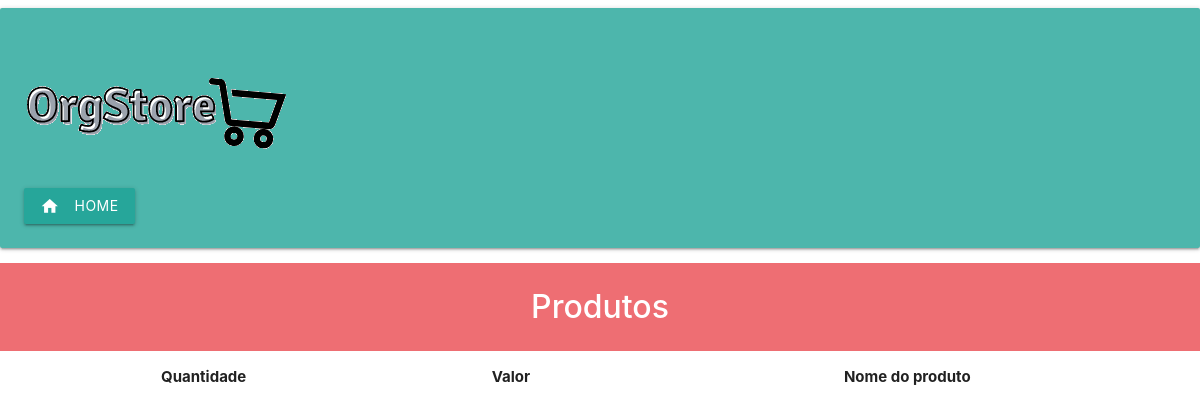
Before: /meusprodutos2.php?pdd2=50 with the older database file.
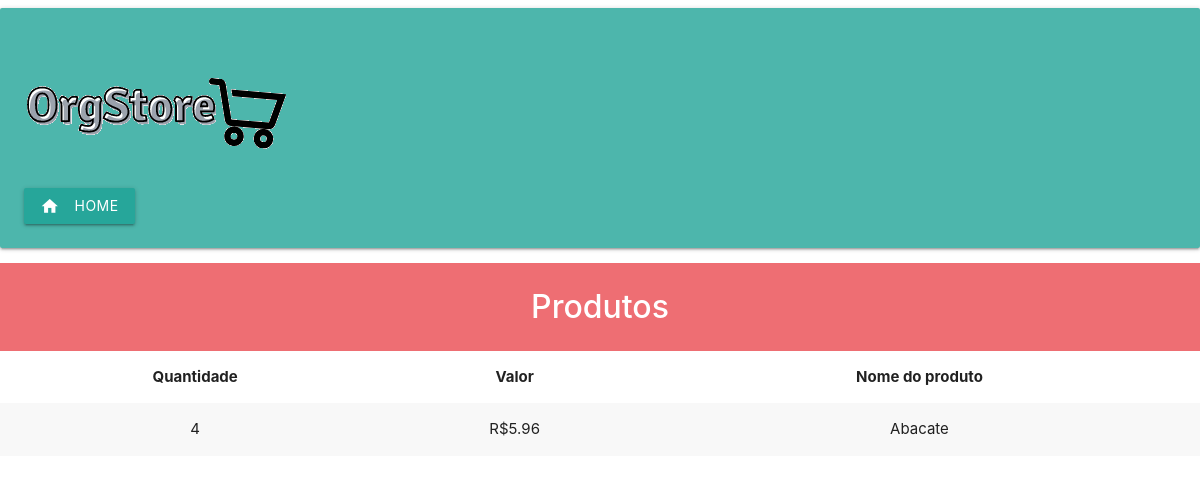
After: the same page with the newer database file.
### tables this page shows
CREATE TABLE `produto` (
  `id_produto` int(11) NOT NULL,
  `nome_produto` varchar(255) NOT NULL,
  `preco_produto` float NOT NULL,
  `qtd_produto` int(11) NOT NULL,
  `id_pedido` int(11) NOT NULL
);

### meusprodutos2.php (the view, shortened to what this page needs)
<?php
require_once 'db_connect.php';
?>
<!DOCTYPE html>
<html lang="pt-br">
<head>
    <link rel="stylesheet" href="https://cdnjs.cloudflare.com/ajax/libs/materialize/1.0.0/css/materialize.min.css">
    <link type="text/css" rel="stylesheet" href="css/materialize.min.css"  media="screen,projection"/>
</head>
<body>
    <div class="card-panel teal lighten-2">
        <header>
            <h1>
                <img src="logo.png" alt="OrgStore">
            </h1>
            <a href="index.php" class="waves-effect waves-light btn"><i class="material-icons left">home</i>Home</a>
        </header>
    </div>
    <div class="barra">
        <strong>Produtos</strong>
    </div>
    <div>
        <?php
            $id_pdd = $_GET['pdd2'];
            $consulta = "SELECT * FROM produto WHERE id_pedido = '$id_pdd'";
            $resultado = mysqli_query($connect, $consulta);
        ?>
        <div>
            <table class="striped">
                <thead>
                    <tr>
                        <th style="text-align: center;">Quantidade</th>
                        <th style="text-align: center;">Valor</th>
                        <th style="text-align: center;">Nome do produto</th>
                    </tr>
                </thead>
                <tbody>
                    <?php
                        while($dados=mysqli_fetch_array($resultado)){
                    ?>
                    <tr>
                        <td style="text-align: center;"><?php echo $dados["qtd_produto"];?></td>
                        <td style="text-align: center;">R$<?php echo $dados["preco_produto"];?></td>
                        <td style="text-align: center;"><?php echo $dados["nome_produto"];?></td>
                    </tr>
                    <?php
                        }
                    ?>
                </tbody>
            </table>
        </div>
    </div>
</body>

Changed rows visible on the page:
added produto: qtd_produto "4", preco_produto "5.96", nome_produto "Abacate"
